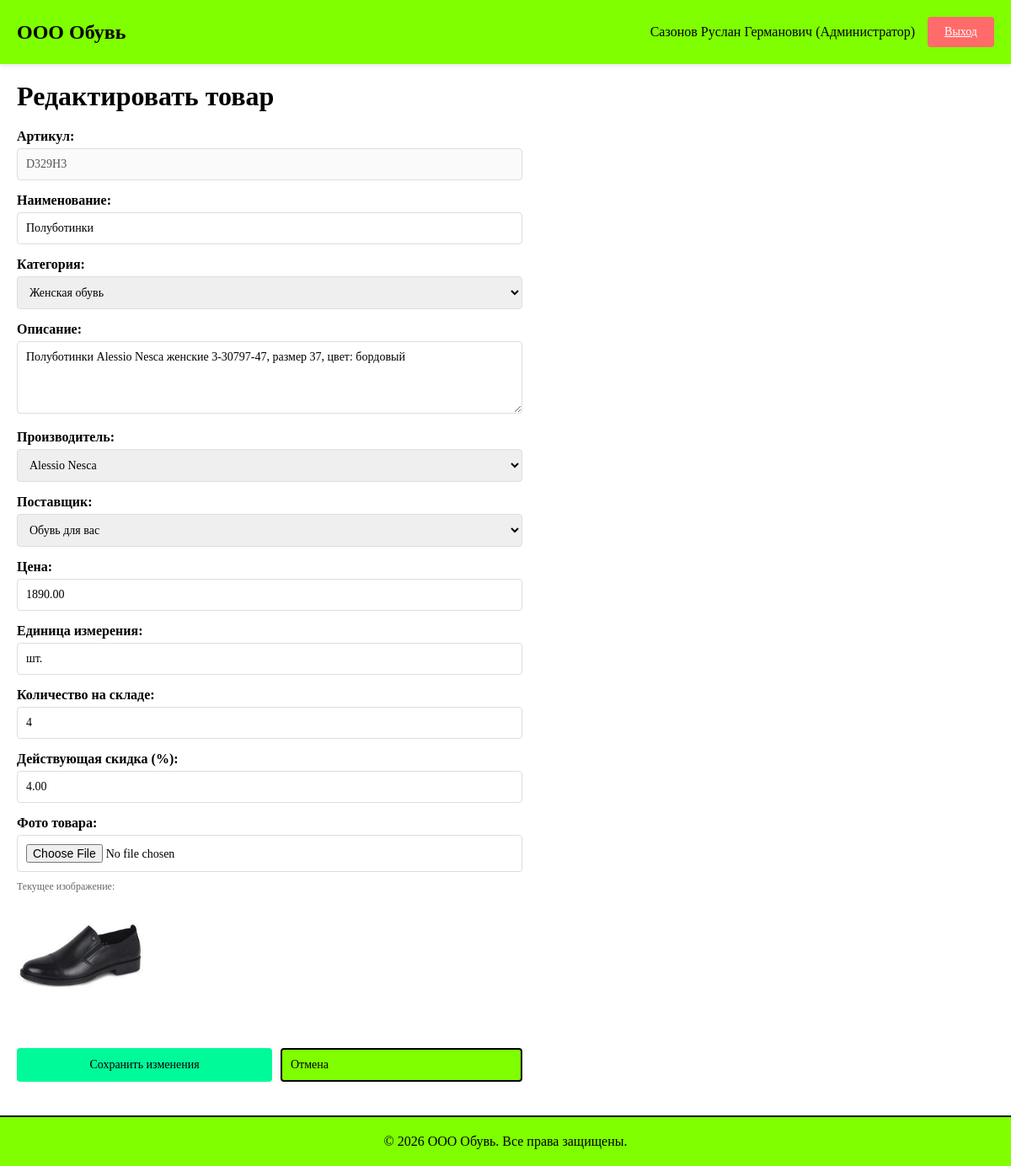
Screenshot of /products/D329H3/edit/ (signed in) with the database file from the repository.
### shop/models.py (models this page shows, shortened)
class UserProfile(models.Model):
    USER_ROLES = [
        ('admin', 'Администратор'),
        ('manager', 'Менеджер'),
        ('client', 'Авторизованный клиент'),
        ('guest', 'Гость'),
    ]
    user = models.OneToOneField(User, on_delete=models.CASCADE, related_name='profile')
    role = models.CharField(max_length=20, choices=USER_ROLES)
    full_name = models.CharField(max_length=200)
    class Meta:
        verbose_name_plural = "Профили пользователей"

class Product(models.Model):
    article = models.CharField(max_length=50, unique=True, primary_key=True)
    name = models.CharField(max_length=200)
    unit = models.CharField(max_length=20, default='шт.')
    price = models.DecimalField(max_digits=10, decimal_places=2, validators=[MinValueValidator(0)])
    supplier = models.ForeignKey(Supplier, on_delete=models.PROTECT)
    manufacturer = models.ForeignKey(Manufacturer, on_delete=models.PROTECT)
    category = models.ForeignKey(Category, on_delete=models.PROTECT)
    discount = models.DecimalField(max_digits=5, decimal_places=2, default=0, validators=[MinValueValidator(0), MaxValueValidator(100)])
    quantity = models.IntegerField(default=0, validators=[MinValueValidator(0)])
    description = models.TextField(blank=True)
    photo = models.ImageField(upload_to='products/', blank=True, null=True)
    class Meta:
        verbose_name_plural = "Товары"

### shop/views.py (the view)
# urls.py: path('products/<str:article>/edit/', views.edit_product, name='edit_product'),
@login_required(login_url='shop:login')
def edit_product(request, article):
    try:
        profile = request.user.profile
    except UserProfile.DoesNotExist:
        return redirect('shop:login')
    if profile.role != 'admin':
        messages.error(request, 'У вас нет доступа к этой странице')
        return redirect('shop:products_list')
    product = get_object_or_404(Product, article=article)
    if request.method == 'POST':
        form = ProductForm(request.POST, request.FILES, instance=product)
        if form.is_valid():
            form.save()
            messages.success(request, f'Товар "{product.name}" успешно обновлен')
            return redirect('shop:products_list')
    else:
        form = ProductForm(instance=product)
    context = {
        'form': form,
        'product': product,
        'profile': profile,
        'is_edit': True,
    }
    return render(request, 'shop/product_form.html', context)

### shop/models.py (called while the page is built)
    def __str__(self):
        return self.name

    def __str__(self):
        return self.name

    def __str__(self):
        return self.name

### shop/templates/shop/product_form.html (shortened to what this page needs)
{% extends 'shop/base.html' %}
{% block content %}
<h1>{% if is_edit %}Редактировать товар{% else %}Добавить новый товар{% endif %}</h1>
<div style="max-width: 600px; margin: 20px 0;">
    <form method="post" enctype="multipart/form-data">
        <div class="form-group">
            <label for="{{ form.article.id_for_label }}">Артикул:</label>
            {% if is_edit %}
                <input type="text" class="form-control" value="{{ form.article.value }}" disabled>
            {% else %}
                {{ form.article }}
            {% endif %}
        </div>
        <div class="form-group">
            <label for="{{ form.name.id_for_label }}">Наименование:</label>
            {{ form.name }}
        </div>
        <div class="form-group">
            <label for="{{ form.category.id_for_label }}">Категория:</label>
            {{ form.category }}
        </div>
        <div class="form-group">
            <label for="{{ form.description.id_for_label }}">Описание:</label>
            {{ form.description }}
        </div>
        <div class="form-group">
            <label for="{{ form.manufacturer.id_for_label }}">Производитель:</label>
            {{ form.manufacturer }}
        </div>
        <div class="form-group">
            <label for="{{ form.supplier.id_for_label }}">Поставщик:</label>
            {{ form.supplier }}
        </div>
        <div class="form-group">
            <label for="{{ form.price.id_for_label }}">Цена:</label>
            {{ form.price }}
        </div>
        <div class="form-group">
            <label for="{{ form.unit.id_for_label }}">Единица измерения:</label>
            {{ form.unit }}
        </div>
        <div class="form-group">
            <label for="{{ form.quantity.id_for_label }}">Количество на складе:</label>
            {{ form.quantity }}
        </div>
        <div class="form-group">
            <label for="{{ form.discount.id_for_label }}">Действующая скидка (%):</label>
            {{ form.discount }}
        </div>
        <div class="form-group">
            <label for="{{ form.photo.id_for_label }}">Фото товара:</label>
            {% if form.photo %}
                {{ form.photo }}
            {% endif %}
            {% if product.photo %}
                <div style="margin-top: 10px;">
                    <p style="font-size: 12px; color: #666;">Текущее изображение:</p>
                    <img src="{{ product.photo.url }}" style="max-width: 200px; max-height: 150px; border-radius: 4px;">
                </div>
            {% endif %}
        </div>
        <div style="display: flex; gap: 10px; margin-top: 30px;">
            <button type="submit" class="btn btn-primary" style="flex: 1;">
                {% if is_edit %}Сохранить изменения{% else %}Добавить товар{% endif %}
            </button>
            <a href="{% url 'shop:products_list' %}" class="btn btn-secondary" style="flex: 1; text-decoration: none; padding: 10px;">Отмена</a>
        </div>
    </form>
</div>
{% endblock %}

### shop/templates/shop/base.html (shortened to what this page needs)
<!DOCTYPE html>
<html lang="ru">
<head>
</head>
<body>
    <div class="header">
        <div class="header-logo">ООО Обувь</div>
        {% if user.is_authenticated %}
        <div class="header-user">
            {% if user.profile %}
            <span>{{ user.profile.full_name }} ({{ user.profile.get_role_display }})</span>
            {% endif %}
            <a href="{% url 'shop:logout' %}" class="btn btn-danger">Выход</a>
        </div>
        {% endif %}
    </div>
    <div class="container">
        {% block content %}{% endblock %}
    </div>
    <div class="footer">
        <p>&copy; 2026 ООО Обувь. Все права защищены.</p>
    </div>
</body>
</html>

### shop/templates/shop/base.html (style rules this page uses)
* { margin: 0; padding: 0; box-sizing: border-box; }
body { font-family: 'Times New Roman', serif; background-color: #FFFFFF; color: #000; }
.header { background-color: #7FFF00; padding: 20px; display: flex; justify-content: space-between; align-items: center; box-shadow: 0 2px 5px rgba(0,0,0,0.1); }
.header-logo { font-size: 24px; font-weight: bold; color: #000; }
.header-user { display: flex; gap: 15px; align-items: center; }
.btn { padding: 10px 20px; border: none; border-radius: 4px; cursor: pointer; font-family: 'Times New Roman', serif; font-size: 14px; transition: all 0.3s ease; }
.btn-primary { background-color: #00FA9A; color: #000; }
.btn-danger { background-color: #FF6B6B; color: white; }
.btn-secondary { background-color: #7FFF00; color: #000; border: 2px solid #000; }
.container { max-width: 1400px; margin: 20px auto; padding: 0 20px; }
.form-group { margin-bottom: 15px; }
.form-group label { display: block; margin-bottom: 5px; font-weight: bold; }
.form-control { width: 100%; padding: 10px; border: 1px solid #ddd; border-radius: 4px; font-family: 'Times New Roman', serif; font-size: 14px; }
.footer { background-color: #7FFF00; padding: 20px; text-align: center; margin-top: 40px; border-top: 2px solid #000; }

### rows the page displays
Product: article.value "D329H3", name "Полуботинки", category "Женская обувь", description "Полуботинки Alessio Nesca женские 3-30797-47, размер 37, цвет: бордовый", manufacturer "Alessio Nesca", supplier "Обувь для вас", price "1890.00", unit "шт.", quantity "4", discount "4.00", photo (picture)

### other values shown
{{ user.profile.full_name }} "Сазонов Руслан Германович"
{{ user.profile.get_role_display }} "Администратор"
